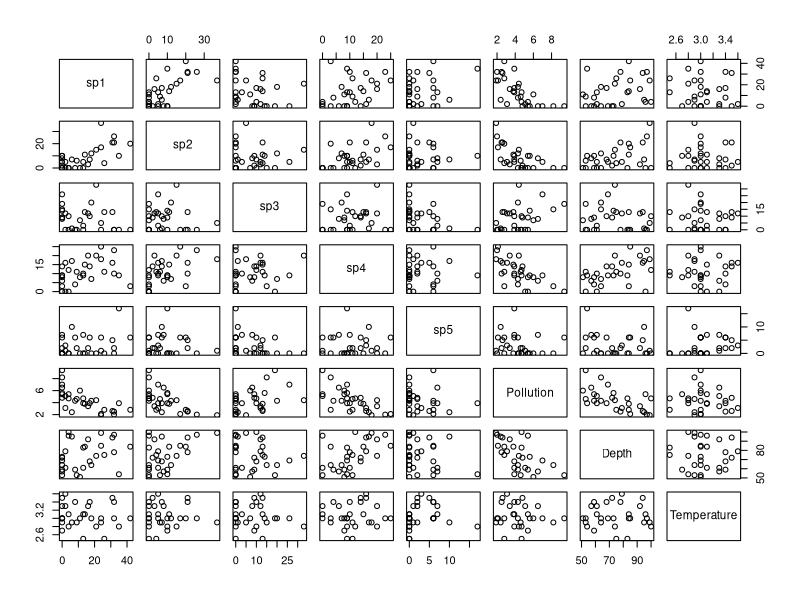
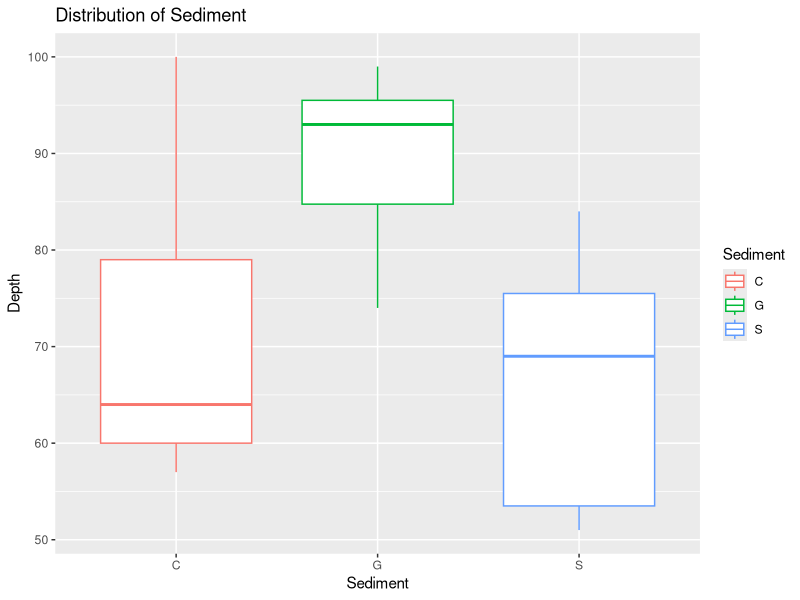
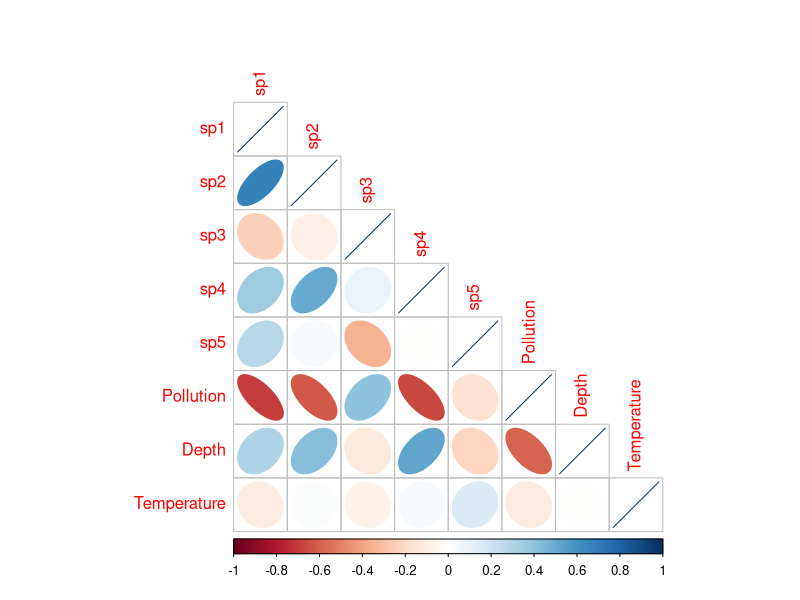
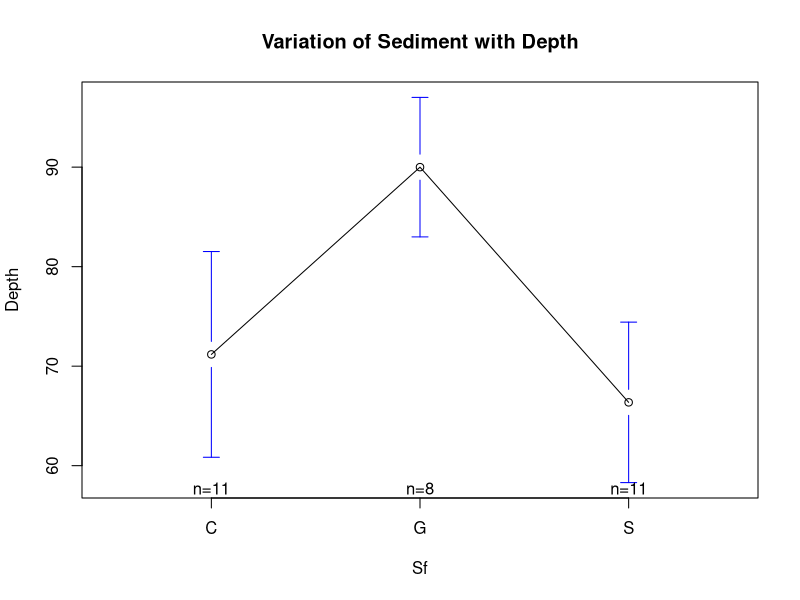
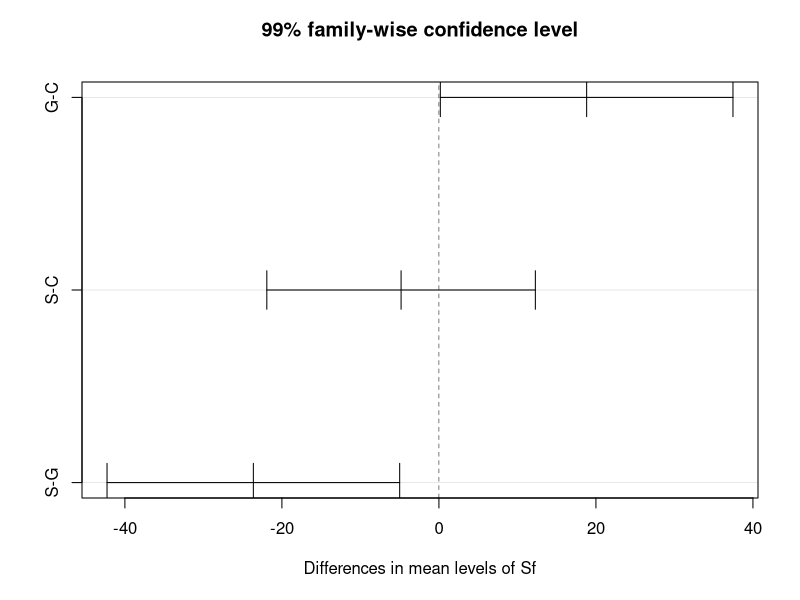
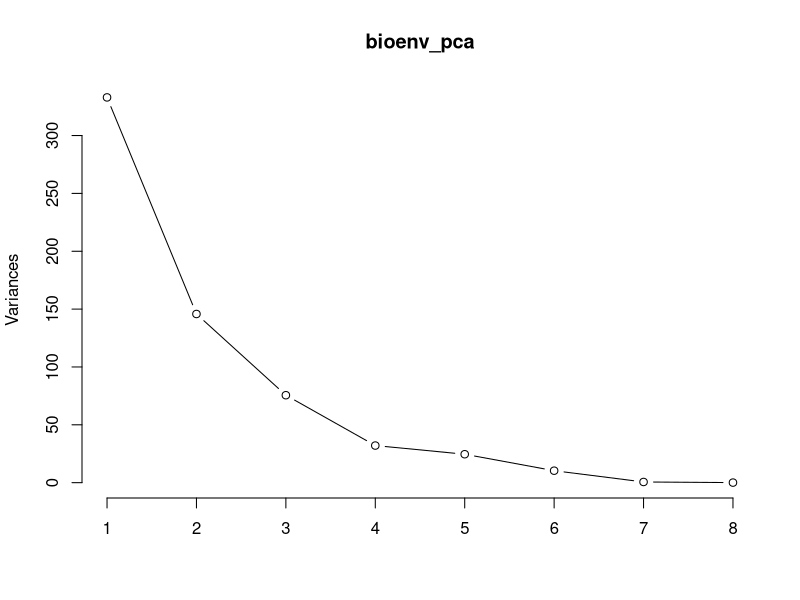
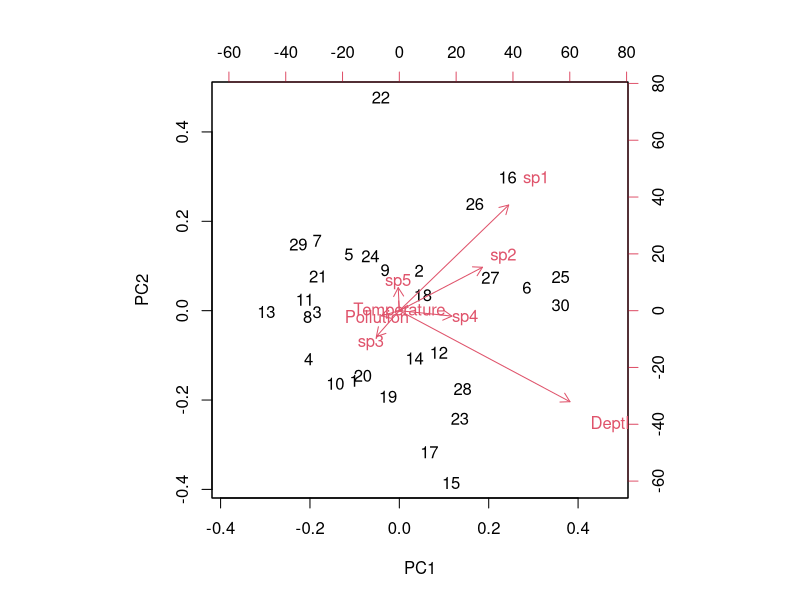

Source code (R) for these figures, in order:
## ---- chunk 1
library(dplyr)
bioenv <- read.delim("BIOENV.txt", header = T)
glimpse(bioenv)
## ---- chunk 2
knitr::opts_chunk$set(echo = TRUE)
pairs(bioenv[,-c(1,10)])
## ---- chunk 3
knitr::opts_chunk$set(echo = TRUE)
library(ggplot2)
boxplot <- ggplot(data=bioenv, mapping = aes(x= Sediment, y=Depth, col=Sediment))+
  geom_boxplot()+
  ggtitle("Distribution of Sediment")
boxplot
## ---- chunk 4
summary <- bioenv %>% 
  group_by(Sediment) %>% 
  summarise(avg_pollution = mean(Pollution),
            avg_temp = mean(Temperature),
            avg_depth = mean(Depth)) %>% 
  arrange(desc(avg_pollution))
summary
## ---- chunk 5
bioenv_cor <- cor(bioenv[,-c(1,10)])
bioenv_cor

library(corrplot)
cor_plot <- corrplot(bioenv_cor, type = "lower", method = "ellipse")
## ---- chunk 6
bioenv$Sf <- as.factor(bioenv$Sediment)
head(bioenv)
## ---- chunk 7
bioenv_aov <- aov(Depth~Sf, data=bioenv)
anova(bioenv_aov)

#install.packages("gplot")
library(gplots)
plotmeans(Depth~Sf, data=bioenv,
          main = "Variation of Sediment with Depth")

diff <- TukeyHSD(bioenv_aov, conf.level = .99)
diff
plot(diff)
## ---- chunk 8
bioenv <- bioenv %>% 
  mutate(total_species = (sp1+sp2+sp3+sp4+sp5))
head(bioenv)
## ---- chunk 9
bioenv_reg <- lm(total_species~Pollution,
                 data= bioenv)
summary(bioenv_reg)
## ---- chunk 10
bioenv_pca <- prcomp(bioenv[,-c(1, 10, 11, 12)])
summary(bioenv_pca)
screeplot(bioenv_pca, type = "line")

bioenv_pca$rotation
biplot(bioenv_pca)
